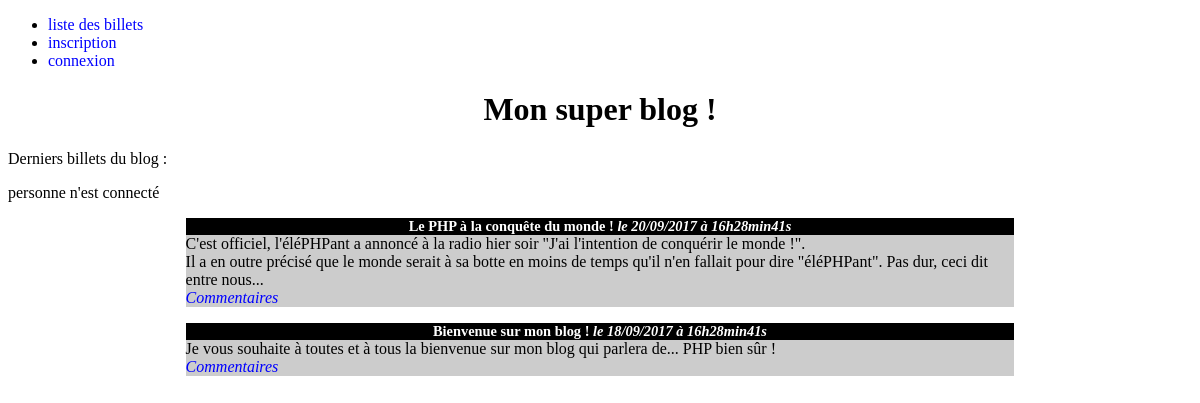
Before: / with the older database file.
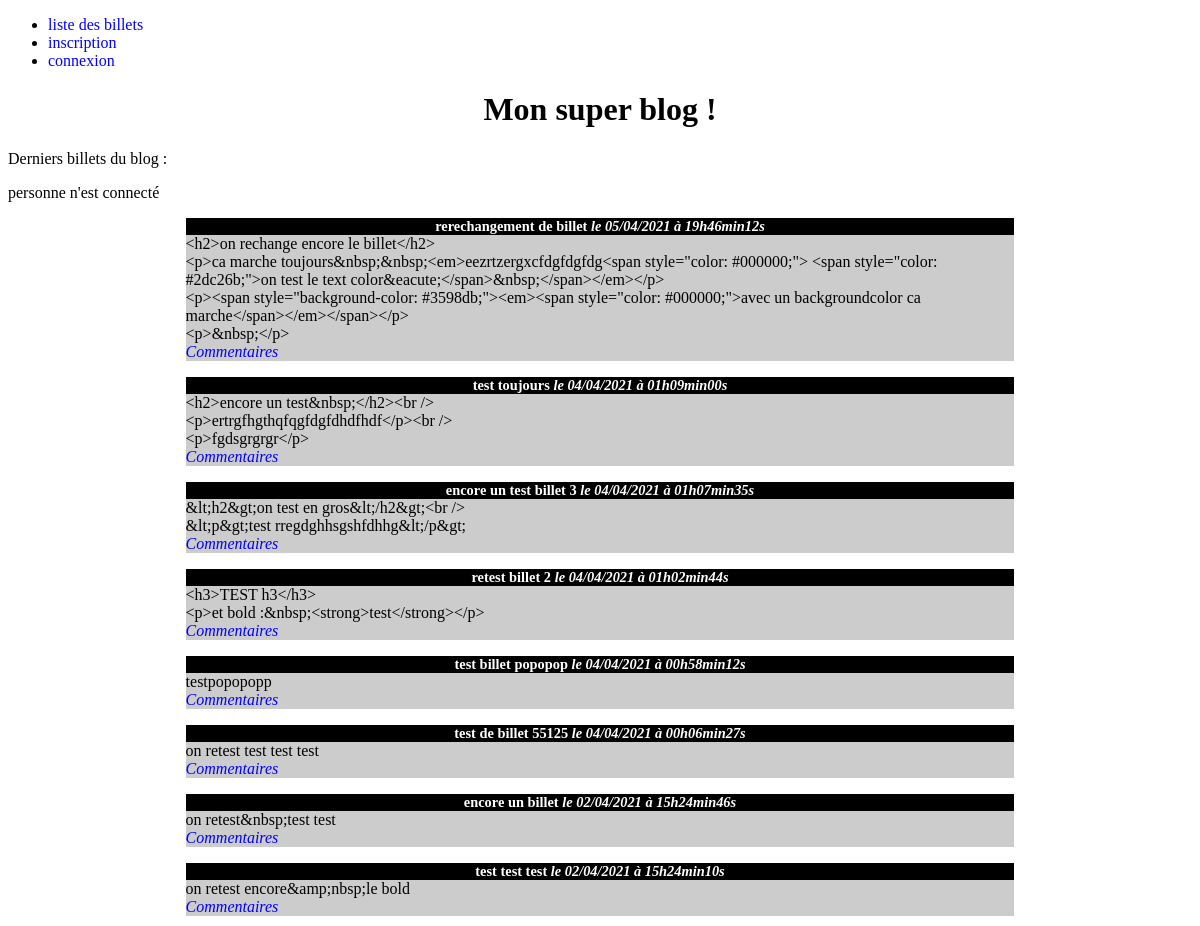
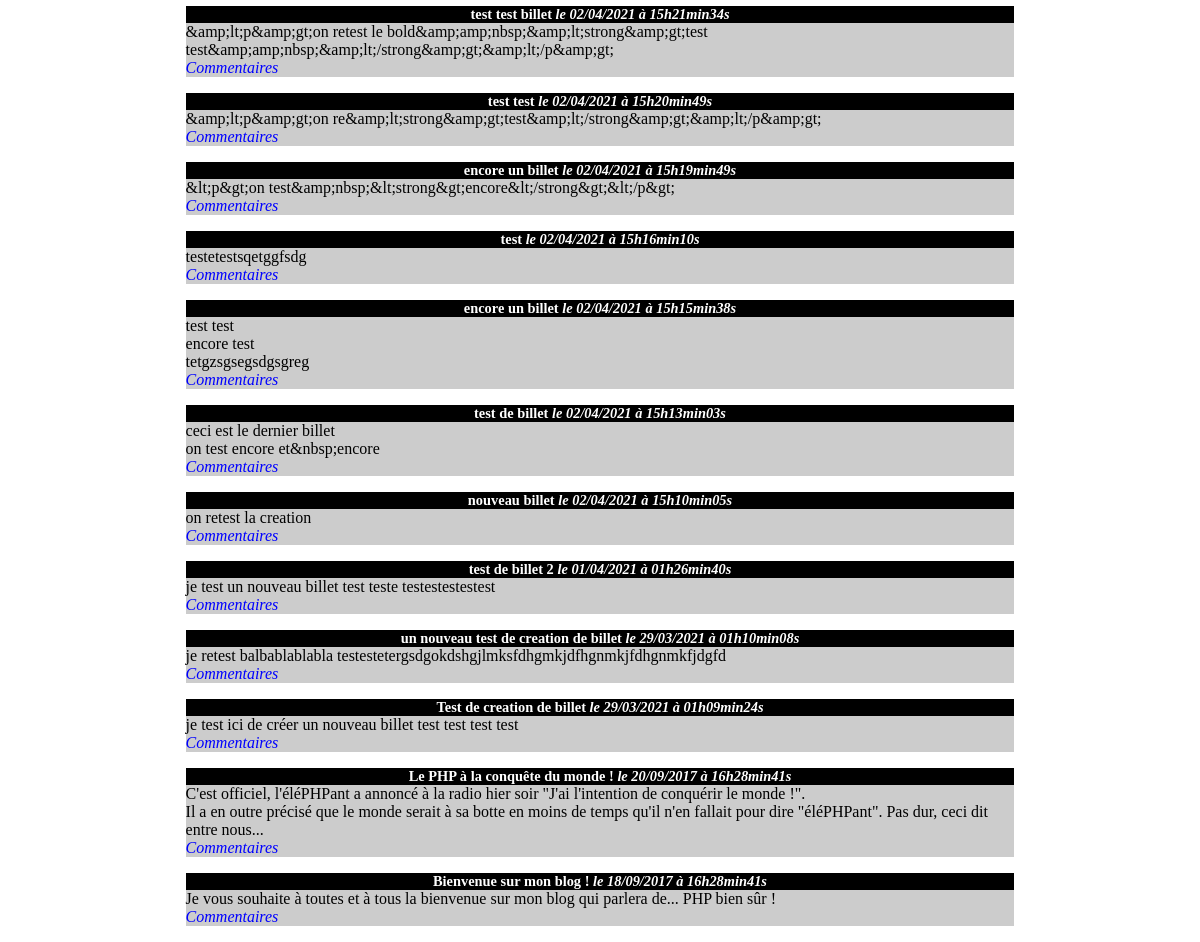
After: the same page with the newer database file (2 pictures, top to bottom).
### tables this page shows
CREATE TABLE `posts` (
  `id` int(11) NOT NULL,
  `title` varchar(255) NOT NULL,
  `content` text NOT NULL,
  `creation_date` datetime NOT NULL
);

### controller/frontend.php (called while the page is built, shortened)
<?php
require_once('model/PostManager.php');
function listPosts()
{
    $postManager = new PostManager();
    $posts = $postManager->getPosts();
    require('view/frontend/listPostsView.php');
}

### model/PostManager.php (called while the page is built, shortened)
<?php
class PostManager extends Manager
{
    public function getPosts()
    {
        $db = $this->dbConnect();
        $req = $db->query('SELECT id, title, content, DATE_FORMAT(creation_date, \'%d/%m/%Y à %Hh%imin%ss\') AS creation_date_fr FROM posts ORDER BY creation_date DESC LIMIT 0, 20');
        return $req;
    }
}

### view/frontend/listPostsView.php (the view, shortened to what this page needs)
<h1>Mon super blog !</h1>
<p>Derniers billets du blog :</p>
<?php
if (isset($_SESSION['pseudo']))
{
    $bonjour = 'Bonjour ' . $_SESSION['pseudo'];
?>
    <p><?= $bonjour ?></p>
<?php
}
else{
?>
<p>personne n'est connecté</p>
<?php
}
while ($data = $posts->fetch())
{
?>
    <div class="news">
        <h3>
            <?= htmlspecialchars($data['title']) ?>
            <em>le <?= $data['creation_date_fr'] ?></em>
        </h3>
        <p>
            <?= nl2br(htmlspecialchars($data['content'])) ?>
            <br />
            <?php
            if(!$_SESSION || $_SESSION['droit']==0){
                ?>
            <em><a href="index.php?action=post&amp;id=<?= $data['id'] ?>">Commentaires</a></em>
                <?php
            }
            elseif($_SESSION['droit']==1){
                ?>
                <em><a href="index.php?action=post&amp;id=<?= $data['id'] ?>">Commentaires</a></em>
                <em><a href="index.php?action=editBillet&amp;id=<?= $data['id'] ?>">editer</a></em>
                <em><a href="index.php?action=deleteBillet&amp;id=<?= $data['id'] ?>">supprimer</a></em>
                <?php
            }
            ?>
        </p>
    </div>
<?php
}
?>
<?php $content = ob_get_clean(); ?>
<?php require('template.php'); ?>

### index.php (shortened to what this page needs)
<?php
require('controller/frontend.php');
try {
    if (isset($_GET['action'])) {
        if ($_GET['action'] == 'listPosts') {
                listPosts();
            }
        elseif ($_GET['action'] == 'post') {
            if (isset($_GET['id']) && $_GET['id'] > 0) {
                post($_GET['id']);
            }
            else {
                throw new Exception('Aucun identifiant de billet envoyé');
            }
        }
        elseif ($_GET['action'] == 'addComment') {
            if (isset($_GET['id']) && $_GET['id'] > 0) {
                if (!empty($_POST['comment'])) {
                    addComment($_GET['id'], $_POST['comment'], $_SESSION['id']);
                }
                else {
                    throw new Exception('Tous les champs ne sont pas remplis !');
                }
            }
            else {
                throw new Exception('Aucun identifiant de billet envoyé');
            }
        }
        elseif ($_GET['action'] == 'addMember') {
            if(isset($_POST['pseudo']) && isset($_POST['mdp']) && isset($_POST['droit'])){
                 addMember($_POST['pseudo'], $_POST['mdp'], $_POST['droit']);
            }
            elseif (empty($_POST['pseudo']) && empty($_POST['mdp'])) {
                formAddMember();
            }
            else
            {
                throw new Exception('Tous les champs ne sont pas remplis !');
            }
           }
        elseif ($_GET['action'] == 'verifMember'){
            if (isset($_POST['pseudo']) && isset($_POST['mdp'])){
                verifMember($_POST['pseudo'], $_POST['mdp']);
            }
            elseif (empty($_POST['pseudo']) && empty($_POST['mdp'])) {
                formConnexion();
            }
            else
            {
                throw new Exception('Mauvais identifiant ou mot de passe99');
            }
            }
        elseif ($_GET['action'] == 'decoMember') {
                decoMember();
            }
        elseif ($_GET['action'] == 'deleteCom')
        {
            if(isset($_GET['id']) && $_GET['id'] > 0)
            {
                deleteCom($_GET['id'], $_GET['postid']);
            }
            else
            {
                throw new Exception('probleme lors du delete');
            }
        }
        elseif($_GET['action'] == 'createBillet')
        {
            if(isset($_POST['title']) && isset($_POST['mytextarea']) && ($_SESSION['droit'] == 1)){
                createBillet($_POST['title'], $_POST['mytextarea']);
            }
            elseif(!isset($_POST['title']) && !isset($_POST['mytextarea']))
            {
                createBilletForm();
            }
            else
            {
                throw new Exception('erreur lors de la creation du billet-ou vous navez pas les droits');
            }
        }
        elseif($_GET['action'] == 'deleteBillet')
        {
            if(isset($_GET['id']) && $_GET['id'] > 0){
                deleteBillet($_GET['id']);
            }
            else {
                throw new Exception('erreur lors de la suppresion du billet');
            }
        }
        elseif ($_GET['action']== 'updateBillet') {
            if(isset($_GET['id']) && $_GET['id'] > 0){
                updateBillet($_GET['id']);
            }
            else
            {
                throw new Exception('erreur lors du chargement du billet');
            }
        }
        elseif($_GET['action'] == 'updateBilletComfirm'){
            if(isset($_POST['mytextarea']) && isset($_POST['title']) && isset($_GET['id']))
            {
                echo $_POST['mytextarea'];
                updateBilletComfirm($_GET['id'], $_POST['title'], $_POST['mytextarea']);
            }
            else
                throw new Exception('erreur lors de linsert de lupdate de sur la bdd');
        }
        elseif($_GET['action']== 'modeAdmin'){
            if($_SESSION['droit']==1){
                modeAdmin();
            }
            else
                throw new Exception('problem avec le mode admin');
        }
        elseif ($_GET['action'] == 'postAdmin') {
            if (isset($_GET['id']) && $_GET['id'] > 0) {
                postAdmin($_GET['id']);
            }
            else {
                throw new Exception('Aucun identifiant de billet envoyé');
            }
        }
        elseif ($_GET['action']== 'signalementMsg'){
            if (isset($_GET['id']) && $_GET['id'] > 0 && ($_POST['signalement']==true)) {
                signalementMsg($_GET['id']);
            }
            else
                throw new Exception('problem avec le signalement - ou alors vous navez pas les droits requis');
        }
        elseif($_GET['action'] == 'listMsgSignal')
        {
            listMsgSignal();
        }
    }
    else {
            listPosts();
        }
    }
catch(Exception $e) {
    echo 'Erreur : ' . $e->getMessage();
}

### view/frontend/template.php (shortened to what this page needs)
<!DOCTYPE html>
<html>
    <head>
        <link href="public/css/style.css" rel="stylesheet" />
    </head>
    <body>
    	<nav>
    <ul>
        <li><a href="index.php?action=listPosts">liste des billets</a></li>
        <?php
        	if(!$_SESSION){
        ?>
        <li><a href="index.php?action=addMember">inscription</a></li>
        <li><a href="index.php?action=verifMember">connexion</a></li>
    	<?php
    		}
        ?>
    </ul>
</nav>
        <?= $content ?>
    </body>
</html>

### public/css/style.css (style rules this page uses)
h1, h3 { text-align:center; }
h3 { background-color:black; color:white; font-size:0.9em; margin-bottom:0px; }
.news p { background-color:#CCCCCC; margin-top:0px; }
.news { width:70%; margin:auto; background-color:#CCCCCC; }
a { text-decoration: none; color: blue; }

Changed rows visible on the page:
added posts: title "rerechangement de billet", creation_date_fr "05/04/2021 à 19h46min12s", content "<h2>on rechange encore le billet</h2> <p>ca marche toujours&nbsp;&nbsp;<em>eezrtzergxcfdgfdgfdg<span style=\"color: #000000;\"> <span style=\"color: #2dc26b;\">on test le text color&eacute;</span>&nbsp;</span></em></p> <p><span style=\"background-color: #3598db;\"><em><span style=\"color: #000000;\">avec un backgroundcolor ca marche</span></em></span></p> <p>&nbsp;</p>"
added posts: title "test toujours", creation_date_fr "04/04/2021 à 01h09min00s", content "<h2>encore un test&nbsp;</h2><br /> <p>ertrgfhgthqfqgfdgfdhdfhdf</p><br /> <p>fgdsgrgrgr</p>"
added posts: title "encore un test billet 3", creation_date_fr "04/04/2021 à 01h07min35s", content "&lt;h2&gt;on test en gros&lt;/h2&gt;<br /> &lt;p&gt;test rregdghhsgshfdhhg&lt;/p&gt;"
added posts: title "retest billet 2", creation_date_fr "04/04/2021 à 01h02min44s", content "<h3>TEST h3</h3> <p>et bold :&nbsp;<strong>test</strong></p>"
added posts: title "test billet popopop", creation_date_fr "04/04/2021 à 00h58min12s", content "testpopopopp"
added posts: title "test de billet 55125", creation_date_fr "04/04/2021 à 00h06min27s", content "on retest test test test"
added posts: title "encore un billet", creation_date_fr "02/04/2021 à 15h24min46s", content "on retest&nbsp;test test"
added posts: title "test test test", creation_date_fr "02/04/2021 à 15h24min10s", content "on retest encore&amp;nbsp;le bold"
added posts: title "test test billet", creation_date_fr "02/04/2021 à 15h21min34s", content "&amp;lt;p&amp;gt;on retest le bold&amp;amp;nbsp;&amp;lt;strong&amp;gt;test test&amp;amp;nbsp;&amp;lt;/strong&amp;gt;&amp;lt;/p&amp;gt;"
added posts: title "test test", creation_date_fr "02/04/2021 à 15h20min49s", content "&amp;lt;p&amp;gt;on re&amp;lt;strong&amp;gt;test&amp;lt;/strong&amp;gt;&amp;lt;/p&amp;gt;"
added posts: title "encore un billet", creation_date_fr "02/04/2021 à 15h19min49s", content "&lt;p&gt;on test&amp;nbsp;&lt;strong&gt;encore&lt;/strong&gt;&lt;/p&gt;"
added posts: title "test", creation_date_fr "02/04/2021 à 15h16min10s", content "testetestsqetggfsdg"
added posts: title "encore un billet", creation_date_fr "02/04/2021 à 15h15min38s", content "test test encore test tetgzsgsegsdgsgreg"
added posts: title "test de billet", creation_date_fr "02/04/2021 à 15h13min03s", content "ceci est le dernier billet on test encore et&nbsp;encore"
added posts: title "nouveau billet", creation_date_fr "02/04/2021 à 15h10min05s", content "on retest la creation"
added posts: title "test de billet 2", creation_date_fr "01/04/2021 à 01h26min40s", content "je test un nouveau billet test teste testestestestest"
added posts: title "un nouveau test de creation de billet", creation_date_fr "29/03/2021 à 01h10min08s", content "je retest balbablablabla testestetergsdgokdshgjlmksfdhgmkjdfhgnmkjfdhgnmkfjdgfd"
added posts: title "Test de creation de billet", creation_date_fr "29/03/2021 à 01h09min24s", content "je test ici de créer un nouveau billet test test test test"
